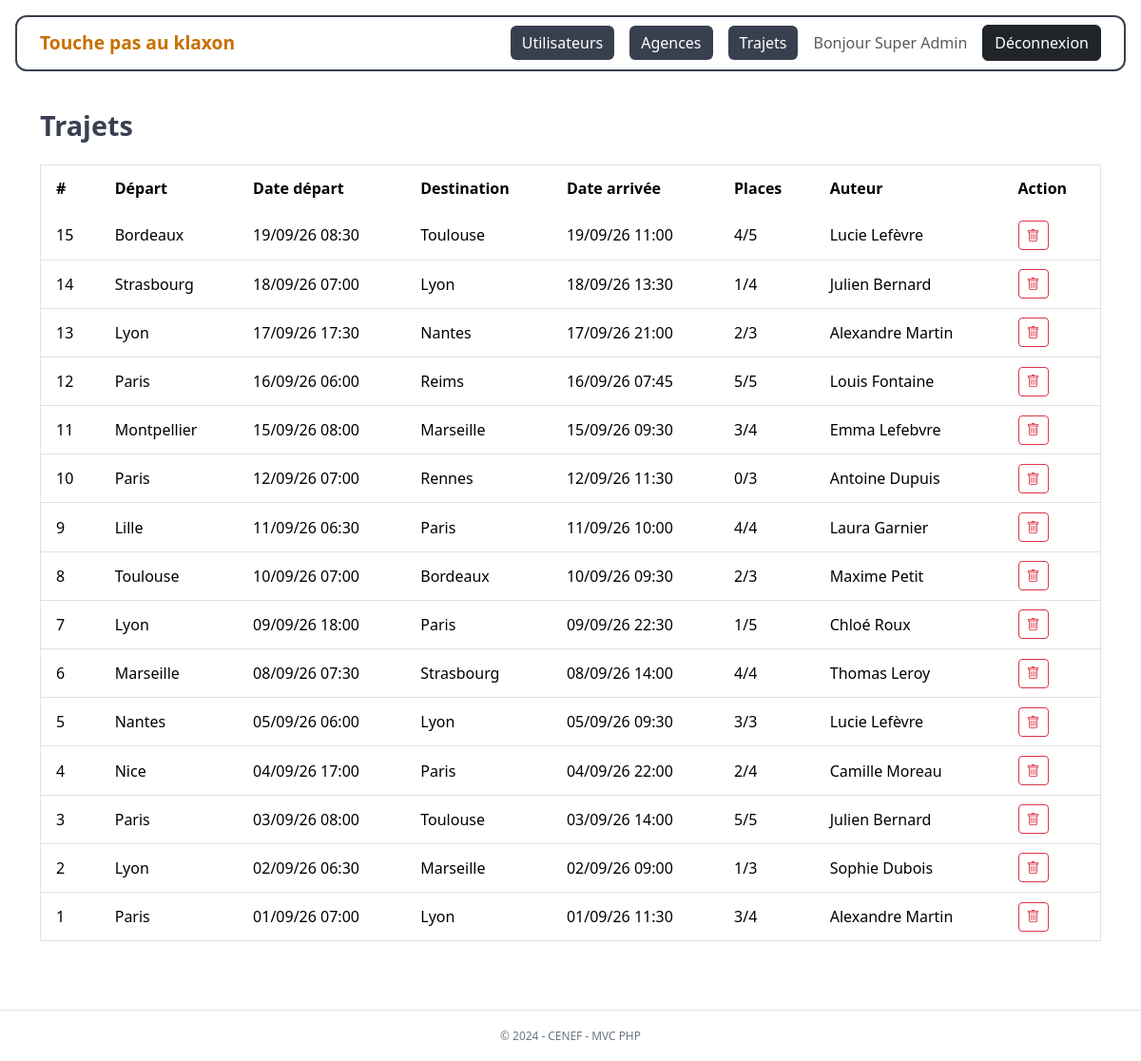
The app's page /admin/trajets (signed in) with its own data.
### tables this page shows
CREATE TABLE IF NOT EXISTS trajets (
    id                  INT UNSIGNED AUTO_INCREMENT PRIMARY KEY,
    agence_depart_id    INT UNSIGNED NOT NULL,
    agence_arrivee_id   INT UNSIGNED NOT NULL,
    gdh_depart          DATETIME NOT NULL,
    gdh_arrivee         DATETIME NOT NULL,
    places_totales      TINYINT UNSIGNED NOT NULL,
    places_disponibles  TINYINT UNSIGNED NOT NULL,
    user_id             INT UNSIGNED NOT NULL,
    created_at          DATETIME NOT NULL DEFAULT CURRENT_TIMESTAMP,
    CONSTRAINT fk_trajet_depart  FOREIGN KEY (agence_depart_id)  REFERENCES agences(id),
    CONSTRAINT fk_trajet_arrivee FOREIGN KEY (agence_arrivee_id) REFERENCES agences(id),
    CONSTRAINT fk_trajet_user    FOREIGN KEY (user_id)           REFERENCES users(id) ON DELETE CASCADE,
    CONSTRAINT chk_agences_diff  CHECK (agence_depart_id <> agence_arrivee_id),
    CONSTRAINT chk_dates_ordre   CHECK (gdh_arrivee > gdh_depart),
    CONSTRAINT chk_places        CHECK (places_disponibles <= places_totales)
);

CREATE TABLE IF NOT EXISTS agences (
    id   INT UNSIGNED AUTO_INCREMENT PRIMARY KEY,
    nom  VARCHAR(100) NOT NULL UNIQUE
);

CREATE TABLE IF NOT EXISTS users (
    id         INT UNSIGNED AUTO_INCREMENT PRIMARY KEY,
    nom        VARCHAR(100) NOT NULL,
    prenom     VARCHAR(100) NOT NULL,
    telephone  VARCHAR(20)  NOT NULL,
    email      VARCHAR(255) NOT NULL UNIQUE,
    password   VARCHAR(255) NOT NULL,
    role       ENUM('user', 'admin') NOT NULL DEFAULT 'user',
    created_at DATETIME NOT NULL DEFAULT CURRENT_TIMESTAMP
);

### src/Core/Controller.php (called while the page is built, shortened)
<?php
abstract class Controller
{
    protected function render(string $view, array $data = [], string $layout = 'layout/main'): void
    {
        $data['base'] = $this->basePath();
        extract($data);
        $viewPath   = __DIR__ . '/../Views/' . $view . '.php';
        require $viewPath;
    }
    protected function basePath(): string
    {
        return rtrim(dirname(dirname($_SERVER['SCRIPT_NAME'])), '/');
    }
}

### src/Controllers/AdminController.php (called while the page is built, shortened)
<?php
class AdminController extends Controller
{
    private TrajetModel $trajetModel;
    public function __construct()
    {
        $this->trajetModel = new TrajetModel();
    }
    public function trajets(): void
    {
        $this->render('admin/trajets', [
            'trajets' => $this->trajetModel->findAllAdmin(),
            'flash'   => Session::getFlash('success'),
        ]);
    }
}

### public/index.php (called while the page is built, shortened)
<?php
$router = new Router();
$router->dispatch();

### src/Models/TrajetModel.php (called while the page is built, shortened)
<?php
class TrajetModel extends Model
{
    public function findAllAdmin(): array
    {
        $sql = "
            SELECT
                t.*,
                a_dep.nom  AS agence_depart,
                a_arr.nom  AS agence_arrivee,
                u.prenom   AS user_prenom,
                u.nom      AS user_nom
            FROM trajets t
            JOIN agences a_dep ON t.agence_depart_id  = a_dep.id
            JOIN agences a_arr ON t.agence_arrivee_id = a_arr.id
            JOIN users   u     ON t.user_id           = u.id
            ORDER BY t.gdh_depart DESC
        ";
        return $this->db->query($sql)->fetchAll();
    }
}

### src/Views/admin/trajets.php (the view, shortened to what this page needs)
<h1 class="klaxon-page-title mb-4">Trajets</h1>
<div class="table-responsive">
    <table class="table klaxon-table">
        <thead>
            <tr>
                <th>#</th>
                <th>Départ</th>
                <th>Date départ</th>
                <th>Destination</th>
                <th>Date arrivée</th>
                <th>Places</th>
                <th>Auteur</th>
                <th>Action</th>
            </tr>
        </thead>
        <tbody>
            <?php foreach ($trajets as $trajet): ?>
                <tr>
                    <td><?= (int) $trajet['id'] ?></td>
                    <td><?= htmlspecialchars($trajet['agence_depart']) ?></td>
                    <td><?= (new DateTime($trajet['gdh_depart']))->format('d/m/y H:i') ?></td>
                    <td><?= htmlspecialchars($trajet['agence_arrivee']) ?></td>
                    <td><?= (new DateTime($trajet['gdh_arrivee']))->format('d/m/y H:i') ?></td>
                    <td><?= (int) $trajet['places_disponibles'] ?>/<?= (int) $trajet['places_totales'] ?></td>
                    <td><?= htmlspecialchars($trajet['user_prenom'] . ' ' . $trajet['user_nom']) ?></td>
                    <td>
                        <form method="POST"
                              action="<?= $base ?>/admin/trajets/<?= (int) $trajet['id'] ?>/delete"
                              onsubmit="return confirm('Supprimer ce trajet ?')">
                            <button type="submit" class="btn btn-sm btn-outline-danger">
                                <i class="bi bi-trash"></i>
                            </button>
                        </form>
                    </td>
                </tr>
            <?php endforeach; ?>
        </tbody>
    </table>
</div>

### src/Core/Router.php (shortened to what this page needs)
<?php
class Router
{
    private array $routes = [];
    private function addRoute(string $method, string $pattern, string $controller, string $action): void
    {
        $this->routes[] = compact('method', 'pattern', 'controller', 'action');
    }
    public function dispatch(): void
    {
        $requestMethod = $_SERVER['REQUEST_METHOD'];
        $requestUri    = parse_url($_SERVER['REQUEST_URI'], PHP_URL_PATH) ?? '/';
        foreach ($this->routes as $route) {
            $pattern = '#^' . $route['pattern'] . '$#';
            if ($route['method'] !== $requestMethod) {
                continue;
            }
            if (preg_match($pattern, $requestUri, $matches)) {
                array_shift($matches);
                $controller = new $route['controller']();
                $controller->{$route['action']}(...$matches);
                return;
            }
        }
    }
}

### public/assets/css/main.css (style rules this page uses)
.klaxon-table { border: 1px solid #dee2e6; }
.klaxon-table thead tr { background-color: #384050; color: #fff; }
.klaxon-table thead th { font-weight: 600; border: none; padding: 0.75rem 1rem; }
.klaxon-table tbody tr:nth-child(odd) { background-color: #fff; }
.klaxon-table tbody tr:nth-child(even) { background-color: #f1f8fc; }
.klaxon-table tbody td { padding: 0.6rem 1rem; vertical-align: middle; border-color: #dee2e6; }
.klaxon-page-title { font-size: 1.8rem; font-weight: 600; color: #384050; }

### records on screen
trajets: id "15", agence_depart.nom "Bordeaux", gdh_depart "19/09/26 08:30", agence_arrivee.nom "Toulouse", gdh_arrivee "19/09/26 11:00", places_disponibles "4", places_totales "5", user.nom "Lucie Lefèvre"
trajets: id "14", agence_depart.nom "Strasbourg", gdh_depart "18/09/26 07:00", agence_arrivee.nom "Lyon", gdh_arrivee "18/09/26 13:30", places_disponibles "1", places_totales "4", user.nom "Julien Bernard"
trajets: id "13", agence_depart.nom "Lyon", gdh_depart "17/09/26 17:30", agence_arrivee.nom "Nantes", gdh_arrivee "17/09/26 21:00", places_disponibles "2", places_totales "3", user.nom "Alexandre Martin"
trajets: id "12", agence_depart.nom "Paris", gdh_depart "16/09/26 06:00", agence_arrivee.nom "Reims", gdh_arrivee "16/09/26 07:45", places_disponibles "5", places_totales "5", user.nom "Louis Fontaine"
trajets: id "11", agence_depart.nom "Montpellier", gdh_depart "15/09/26 08:00", agence_arrivee.nom "Marseille", gdh_arrivee "15/09/26 09:30", places_disponibles "3", places_totales "4", user.nom "Emma Lefebvre"
trajets: id "10", agence_depart.nom "Paris", gdh_depart "12/09/26 07:00", agence_arrivee.nom "Rennes", gdh_arrivee "12/09/26 11:30", places_disponibles "0", places_totales "3", user.nom "Antoine Dupuis"
trajets: id "9", agence_depart.nom "Lille", gdh_depart "11/09/26 06:30", agence_arrivee.nom "Paris", gdh_arrivee "11/09/26 10:00", places_disponibles "4", places_totales "4", user.nom "Laura Garnier"
trajets: id "8", agence_depart.nom "Toulouse", gdh_depart "10/09/26 07:00", agence_arrivee.nom "Bordeaux", gdh_arrivee "10/09/26 09:30", places_disponibles "2", places_totales "3", user.nom "Maxime Petit"
trajets: id "7", agence_depart.nom "Lyon", gdh_depart "09/09/26 18:00", agence_arrivee.nom "Paris", gdh_arrivee "09/09/26 22:30", places_disponibles "1", places_totales "5", user.nom "Chloé Roux"
trajets: id "6", agence_depart.nom "Marseille", gdh_depart "08/09/26 07:30", agence_arrivee.nom "Strasbourg", gdh_arrivee "08/09/26 14:00", places_disponibles "4", places_totales "4", user.nom "Thomas Leroy"
trajets: id "5", agence_depart.nom "Nantes", gdh_depart "05/09/26 06:00", agence_arrivee.nom "Lyon", gdh_arrivee "05/09/26 09:30", places_disponibles "3", places_totales "3", user.nom "Lucie Lefèvre"
trajets: id "4", agence_depart.nom "Nice", gdh_depart "04/09/26 17:00", agence_arrivee.nom "Paris", gdh_arrivee "04/09/26 22:00", places_disponibles "2", places_totales "4", user.nom "Camille Moreau"
trajets: id "3", agence_depart.nom "Paris", gdh_depart "03/09/26 08:00", agence_arrivee.nom "Toulouse", gdh_arrivee "03/09/26 14:00", places_disponibles "5", places_totales "5", user.nom "Julien Bernard"
trajets: id "2", agence_depart.nom "Lyon", gdh_depart "02/09/26 06:30", agence_arrivee.nom "Marseille", gdh_arrivee "02/09/26 09:00", places_disponibles "1", places_totales "3", user.nom "Sophie Dubois"
trajets: id "1", agence_depart.nom "Paris", gdh_depart "01/09/26 07:00", agence_arrivee.nom "Lyon", gdh_arrivee "01/09/26 11:30", places_disponibles "3", places_totales "4", user.nom "Alexandre Martin"
